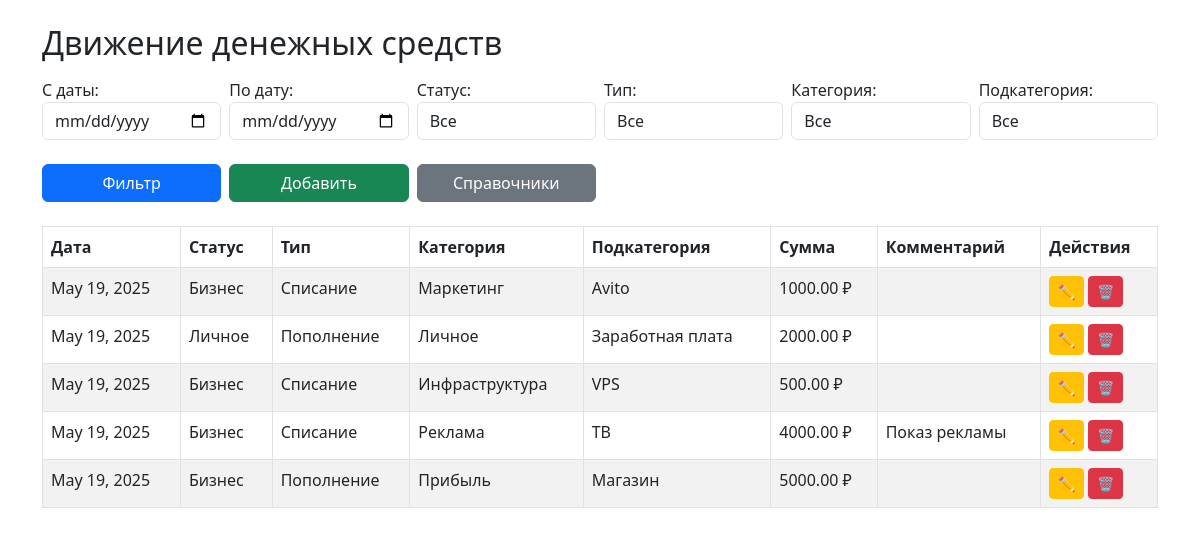
The page / on the database its author committed.
### dds/models.py (models this page shows, shortened)
class CashFlow(models.Model):
    date = models.DateField(verbose_name="Дата")
    status = models.ForeignKey(Status, on_delete=models.PROTECT, verbose_name="Статус")
    type = models.ForeignKey(Type, on_delete=models.PROTECT, verbose_name="Тип")
    category = models.ForeignKey(Category, on_delete=models.PROTECT, verbose_name="Категория")
    subcategory = models.ForeignKey(Subcategory, on_delete=models.PROTECT, verbose_name="Подкатегория")
    amount = models.DecimalField(max_digits=12, decimal_places=2, verbose_name="Сумма")
    comment = models.TextField(blank=True, verbose_name="Комментарий")

class Status(models.Model):
    name = models.CharField(max_length=100, unique=True)

class Type(models.Model):
    name = models.CharField(max_length=100, unique=True)

class Category(models.Model):
    name = models.CharField(max_length=100)
    type = models.ForeignKey(Type, on_delete=models.CASCADE, related_name='categories')

class Subcategory(models.Model):
    name = models.CharField(max_length=100)
    category = models.ForeignKey(Category, on_delete=models.CASCADE, related_name='subcategories')

### dds/views.py (the view)
# urls.py: path("", views.index, name="index"),
def index(request):
    records = CashFlow.objects.all()
    filters = {
        "status": request.GET.get("status"),
        "type": request.GET.get("type"),
        "category": request.GET.get("category"),
        "subcategory": request.GET.get("subcategory"),
    }
    if request.GET.get("start") and request.GET.get("end"):
        records = records.filter(date__range=[request.GET.get("start"), request.GET.get("end")])
    for field, value in filters.items():
        if value:
            records = records.filter(**{f"{field}_id": value})
    context = {
        "records": records,
        "statuses": Status.objects.all(),
        "types": Type.objects.all(),
        "categories": Category.objects.all(),
        "subcategories": Subcategory.objects.all(),
    }
    return render(request, "dds/index.html", context)

### dds/templates/dds/index.html (shortened to what this page needs)
{% load static %}
<!DOCTYPE html>
<html lang="ru">
<head>
    <link href="https://cdn.jsdelivr.net/npm/bootstrap@5.3.0/dist/css/bootstrap.min.css" rel="stylesheet">
</head>
<body class="container mt-4">
    <h2 class="mb-3">Движение денежных средств</h2>
    <form method="get" class="row g-2 mb-4">
        <div class="col-md-2">
            <label>С даты:</label>
            <input type="date" name="start" class="form-control" value="{{ request.GET.start }}">
        </div>
        <div class="col-md-2">
            <label>По дату:</label>
            <input type="date" name="end" class="form-control" value="{{ request.GET.end }}">
        </div>
        <div class="col-md-2">
            <label>Статус:</label>
            <select name="status" class="form-control">
                <option value="">Все</option>
            </select>
        </div>
        <div class="col-md-2">
            <label>Тип:</label>
            <select name="type" class="form-control">
                <option value="">Все</option>
            </select>
        </div>
        <div class="col-md-2">
            <label>Категория:</label>
            <select name="category" class="form-control">
                <option value="">Все</option>
            </select>
        </div>
        <div class="col-md-2">
            <label>Подкатегория:</label>
            <select name="subcategory" class="form-control">
                <option value="">Все</option>
            </select>
        </div>
        <div class="col-md-2 mt-4">
            <button type="submit" class="btn btn-primary w-100">Фильтр</button>
        </div>
        <div class="col-md-2 mt-4">
            <a href="{% url 'create_record' %}" class="btn btn-success w-100">Добавить</a>
        </div>
        <div class="col-md-2 mt-4">
            <a href="{% url 'dictionaries' %}" class="btn btn-secondary w-100">Справочники</a>
        </div>
    </form>
    <table class="table table-bordered table-striped">
        <thead>
            <tr>
                <th>Дата</th>
                <th>Статус</th>
                <th>Тип</th>
                <th>Категория</th>
                <th>Подкатегория</th>
                <th>Сумма</th>
                <th>Комментарий</th>
                <th>Действия</th>
            </tr>
        </thead>
        <tbody>
            {% for record in records %}
                <tr>
                    <td>{{ record.date }}</td>
                    <td>{{ record.status.name }}</td>
                    <td>{{ record.type.name }}</td>
                    <td>{{ record.category.name }}</td>
                    <td>{{ record.subcategory.name }}</td>
                    <td>{{ record.amount }} ₽</td>
                    <td>{{ record.comment }}</td>
                    <td>
                        <a href="{% url 'edit_record' record.id %}" class="btn btn-sm btn-warning">✏</a>
                        <a href="{% url 'delete_record' record.id %}" class="btn btn-sm btn-danger" onclick="return confirm('Удалить запись?');">🗑</a>
                    </td>
                </tr>
            {% empty %}
                <tr><td colspan="8">Записей нет</td></tr>
            {% endfor %}
        </tbody>
    </table>
</body>
</html>

### rows shown on the page
CashFlow: date "May 19, 2025", status.name "Бизнес", type.name "Списание", category.name "Маркетинг", subcategory.name "Avito", amount "1000.00"
CashFlow: date "May 19, 2025", status.name "Личное", type.name "Пополнение", category.name "Личное", subcategory.name "Заработная плата", amount "2000.00"
CashFlow: date "May 19, 2025", status.name "Бизнес", type.name "Списание", category.name "Инфраструктура", subcategory.name "VPS", amount "500.00"
CashFlow: date "May 19, 2025", status.name "Бизнес", type.name "Списание", category.name "Реклама", subcategory.name "ТВ", amount "4000.00", comment "Показ рекламы"
CashFlow: date "May 19, 2025", status.name "Бизнес", type.name "Пополнение", category.name "Прибыль", subcategory.name "Магазин", amount "5000.00"
